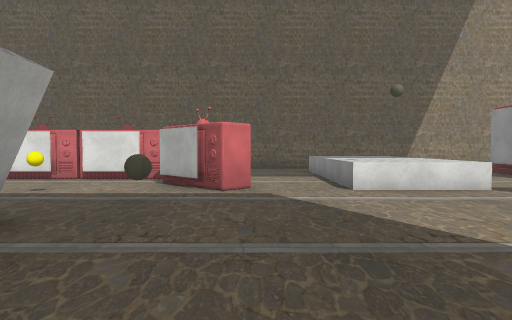
view 1 (above)

21 first-person views from a walk through a 3-D level made in the Unity game engine. The camera is 1.5 m above the floor, tilts 2° down and sees 75° across. The floor is counted in squares, 2 m on a side. Each view is taken from the middle of a square. On the plan, view 1 faces up. The plan holds only what a view shows up to about 11 squares ahead; the rest is blank. The player is left out. Door leaves are left out, so doorways stand open. Some surface patterns are stand-ins.

view 2
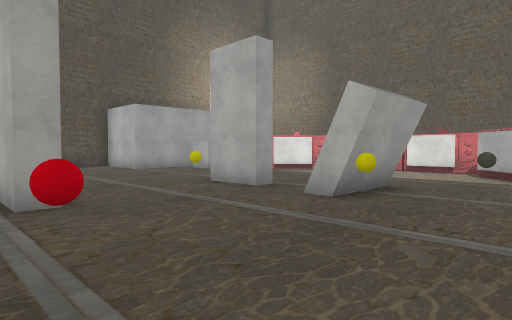

view 3
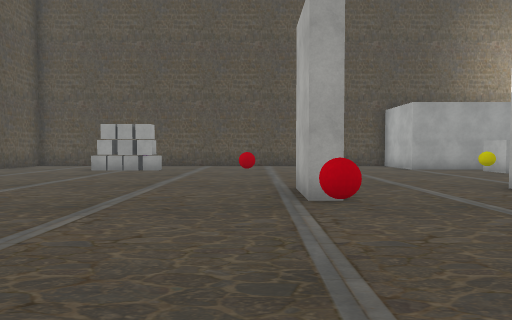

view 4
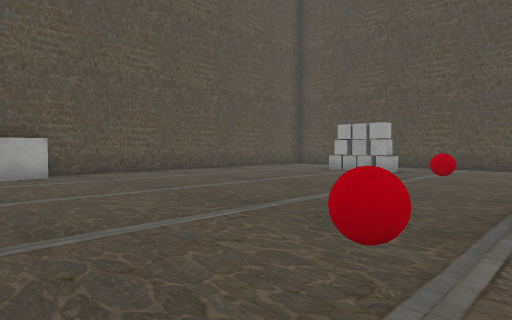

view 5
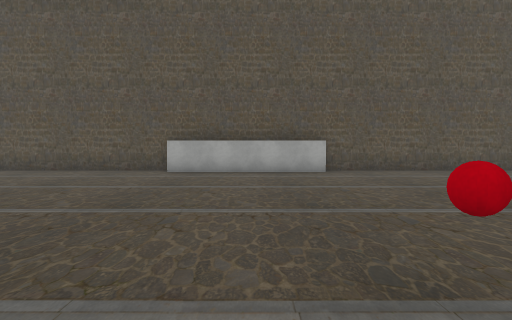

view 6
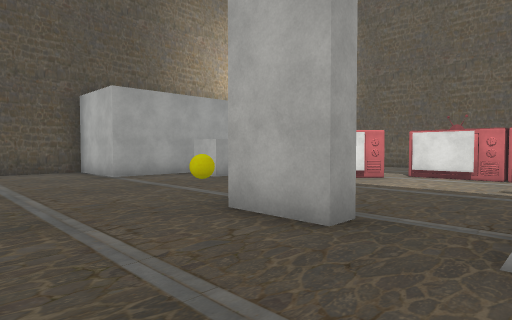

view 7
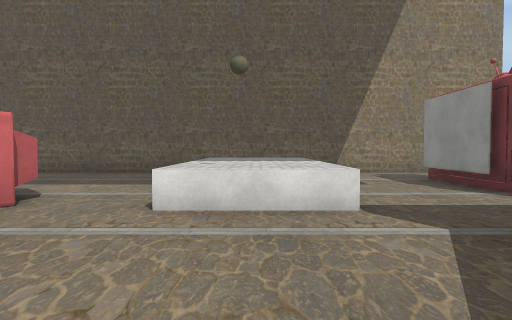

view 8
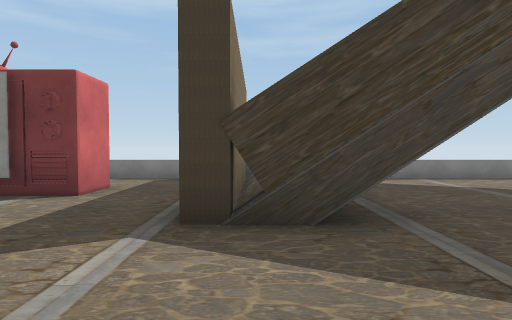

view 9
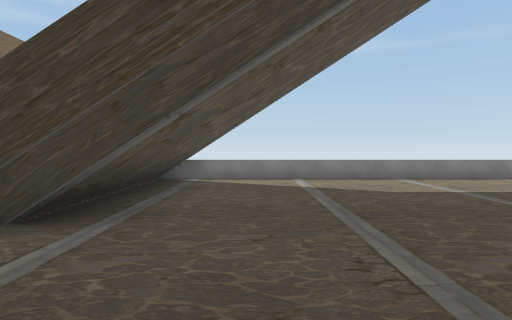

view 10
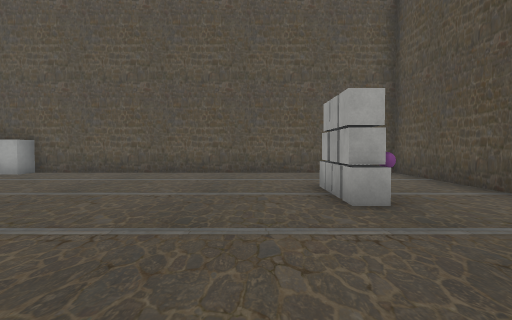

view 11
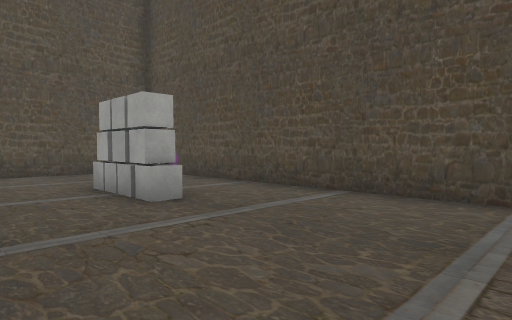

view 12
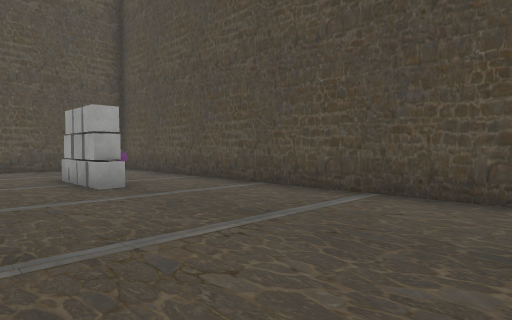

view 13
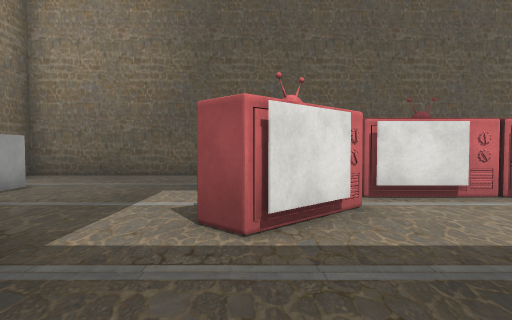

view 14
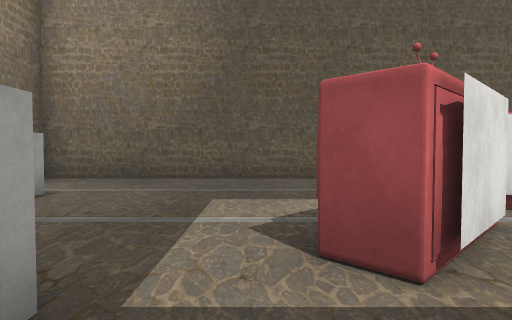

view 15
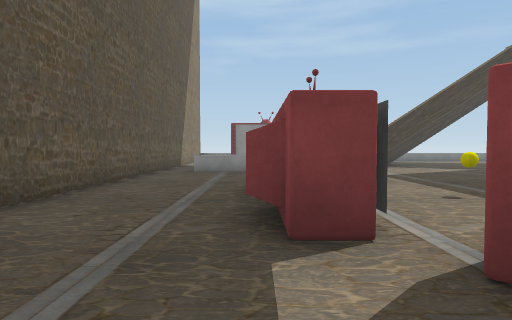

view 16
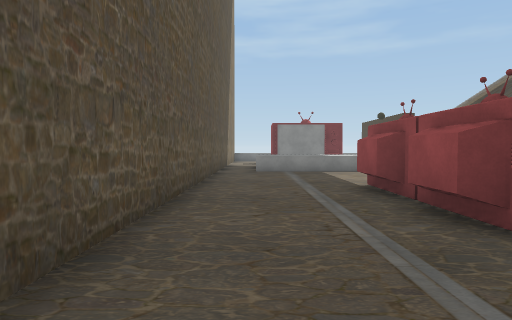

view 17
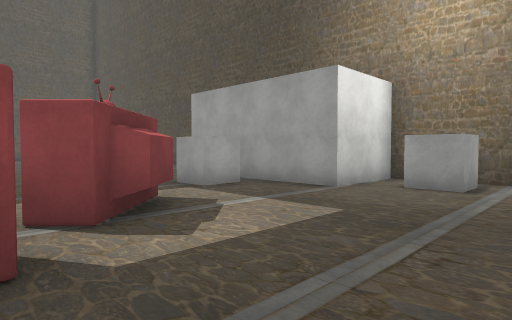

view 18
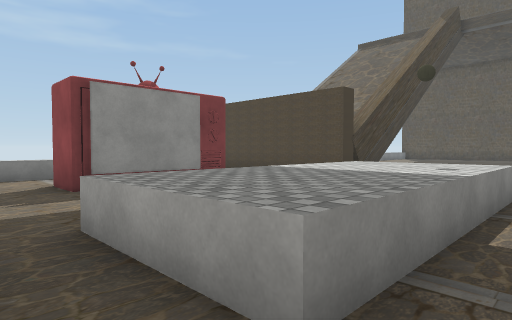

view 19
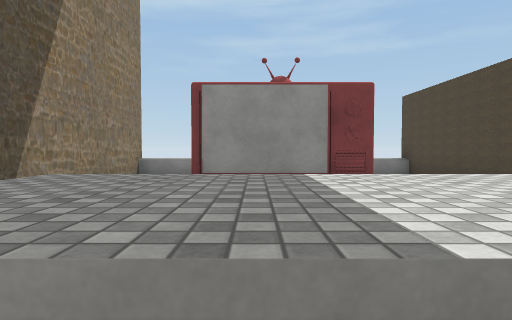

view 20
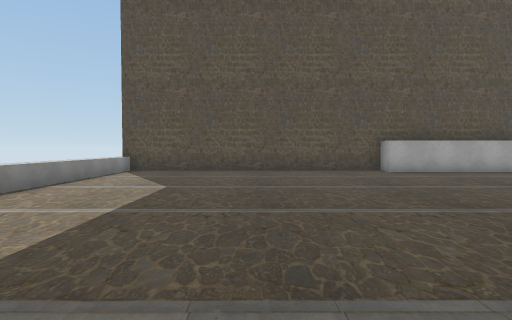

view 21
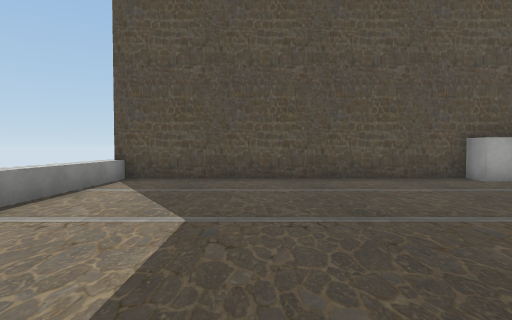

### Floor plan
Key: @ floor where view 1 was taken; # wall or solid block; . floor; D open door; ^ raised ledge; B yellow ball; R red ball; C cube; O other object.
Columns run from 15 left of view 1 to 11 right of it. Each row starts with its distance up from view 1.
 13 ##########################
 12 #.......................  ^
 11 #................^^^......^
 10 #................^^^..O#..^
  9 #.C......OO.O....^^^..##O
  8 #........OOOO....^^^..O O ^
  7 ####...OO....OOO.^^^...#..^
  6    #...O...B..O..^^^......^
  5    #CC..................  ^
  4    #.................#####
  3 ####........#.O......#####^
  2 #........#D.#.............^
  1 #........BD..B............^
  0 # ........D....@  ........^
 -1 #.........D.....   .......^
 -2 #........#D..R..    ......^
 -3 #.........R......  .......^
 -4 #.........................^
 -5 #.........................^
 -6 #.........................
 -7 #..O......................^
 -8 #..O......................^
 -9 #.........................^
-10 #.........................^
-11 #. .......................^
-12 #. .........#####.........^
-13 #############   ##########

Positions as (right, up) in squares from view 1, and headings:
1: (0, 0), facing up
2: (0, -3), facing up-left
3: (0, -3), facing left
4: (-1, -2), facing down-left
5: (-1, -1), facing down
6: (-3, -1), facing up-left
7: (3, 2), facing up
8: (2, 4), facing right
9: (2, 1), facing right
10: (-10, -2), facing down
11: (-9, -2), facing down-left
12: (-9, 0), facing down-left
13: (-8, 3), facing up
14: (-9, 4), facing up
15: (-9, 9), facing right
16: (-9, 11), facing right
17: (-6, 11), facing down-left
18: (1, 12), facing down-right
19: (1, 9), facing right
20: (6, -1), facing down
21: (7, -4), facing down
